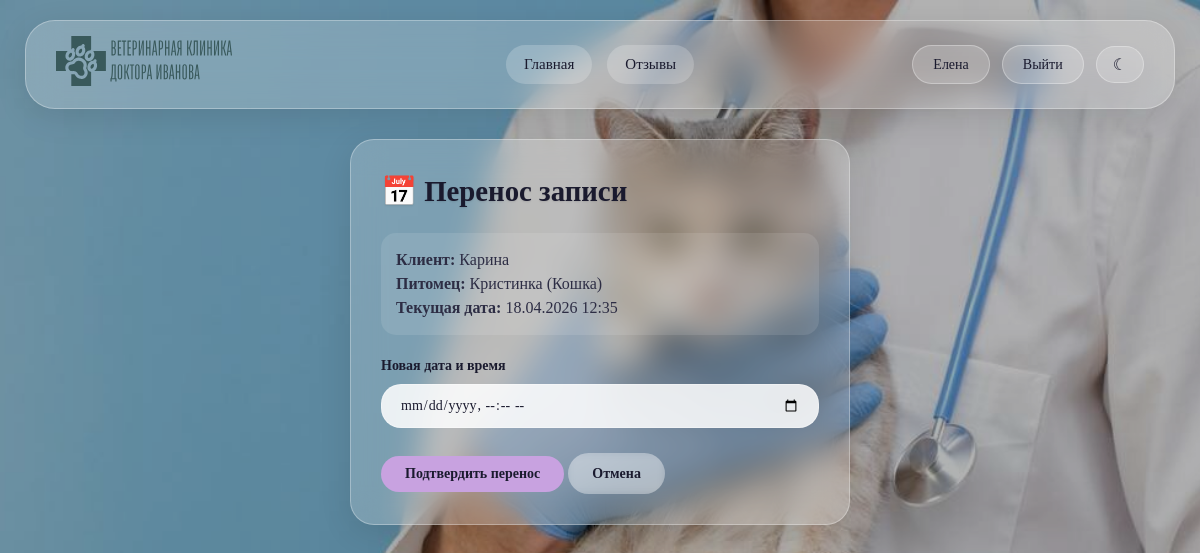
Page /appointment/16/reschedule/ (signed in) on the committed database.
### users/models.py (models this page shows, shortened)
class CustomUser(AbstractUser):
    ROLE_CHOICES = [
        ('CLIENT', 'Клиент'),
        ('DOCTOR', 'Врач'),
        ('ADMIN', 'Администратор'),
    ]
    role = models.CharField(max_length=10, choices=ROLE_CHOICES, default='CLIENT')
    phone = models.CharField(max_length=20, blank=True, verbose_name="Телефон")  # Убрали unique=True
    email = models.EmailField(verbose_name="Email", blank=True)  # Добавили blank=True
    avatar = models.ImageField(upload_to='avatars/', blank=True, null=True)
    class Meta:
        verbose_name = 'Пользователь'
        verbose_name_plural = 'Пользователи'

### main/models.py (models this page shows, shortened)
class Appointment(models.Model):
    STATUS_CHOICES = [
        ('PENDING', 'Ожидает'),
        ('CONFIRMED', 'Подтверждён'),
        ('COMPLETED', 'Проведён'),
        ('CANCELLED', 'Отменён'),
        ('RESCHEDULED', 'Перенесён'),
    ]
    client = models.ForeignKey(CustomUser, on_delete=models.CASCADE, related_name='appointments')
    doctor = models.ForeignKey(CustomUser, on_delete=models.CASCADE, related_name='doctor_appointments',
                               limit_choices_to={'role': 'DOCTOR'})
    pet_name = models.CharField(max_length=100, verbose_name="Кличка питомца")
    pet_type = models.CharField(max_length=50, verbose_name="Вид животного")
    appointment_date = models.DateTimeField(verbose_name="Дата и время приёма")
    symptoms = models.TextField(blank=True, verbose_name="Симптомы")
    status = models.CharField(max_length=20, choices=STATUS_CHOICES, default='PENDING')
    created_at = models.DateTimeField(auto_now_add=True)
    notes = models.TextField(blank=True, verbose_name="Заметки врача")
    class Meta:
        verbose_name = 'Запись на приём'
        verbose_name_plural = 'Записи на приём'
        ordering = ['-appointment_date']

### main/views.py (the view, shortened to what this page needs)
# urls.py: path('appointment/<int:pk>/reschedule/', views.reschedule_appointment, name='reschedule_appointment'),
@login_required
def reschedule_appointment(request, pk):
    appointment = get_object_or_404(Appointment, pk=pk)
    if request.user.role != 'DOCTOR' or appointment.doctor != request.user:
        messages.error(request, 'Только врач может переносить записи')
        return redirect('my_appointments')
    return render(request, 'main/reschedule.html', {'appointment': appointment})

### templates/main/reschedule.html (shortened to what this page needs)
{% extends 'base.html' %}
{% block content %}
<div class="glass-card" style="max-width: 500px; margin: 0 auto;">
    <h2>📅 Перенос записи</h2>
    <div style="margin: 20px 0; padding: 15px; background: rgba(255,255,255,0.1); border-radius: 15px;">
        <p><strong>Клиент:</strong> {{ appointment.client.username }}</p>
        <p><strong>Питомец:</strong> {{ appointment.pet_name }} ({{ appointment.pet_type }})</p>
        <p><strong>Текущая дата:</strong> {{ appointment.appointment_date|date:"d.m.Y H:i" }}</p>
    </div>
    <form method="post">
        <div class="form-group">
            <label>Новая дата и время</label>
            <input type="datetime-local" name="new_date" class="form-control" required>
        </div>
        <button type="submit" class="btn btn-primary">Подтвердить перенос</button>
        <a href="{% url 'my_appointments' %}" class="btn">Отмена</a>
    </form>
</div>
{% endblock %}

### templates/base.html (shortened to what this page needs)
{% load static %}
<!DOCTYPE html>
<html lang="ru">
<head>
    <link rel="stylesheet" href="{% static 'css/style.css' %}">
</head>
<body>
    <header class="header">
        <div class="logo">
            <img id="logoImg" src="{% static 'img/logo_light.svg' %}" alt="Логотип">
        </div>
        <nav class="nav-menu">
            <a href="{% url 'index' %}">Главная</a>
            <a href="{% url 'reviews' %}">Отзывы</a>
        </nav>
        <div class="auth-menu">
            {% if user.is_authenticated %}
                <a href="{% url 'profile' %}">{{ user.username }}</a>
                <a href="{% url 'logout' %}">Выйти</a>
            {% else %}
                <a href="{% url 'login' %}">Вход</a>
                <a href="{% url 'signup' %}">Регистрация</a>
            {% endif %}
        </div>
    </header>
    <main class="container">
        {% block content %}{% endblock %}
    </main>
</body>
</html>

### static/css/style.css (style rules this page uses)
:root { --lilac: #C8A2E0; --light-blue: #A8D8EA; --mint: #98E4D4; --glass-bg: rgba(255, 255, 255, 0.2); --glass-border: rgba(255, 255, 255, 0.3); --glass-shadow: 0 8px 32px rgba(0, 0, 0, 0.1); --text-primary: #1A1A2E; --text-secondary: #2D2D44; --text-muted: #4A4A6A; }
* { margin: 0; padding: 0; box-sizing: border-box; }
body { font-family: 'Georgia', 'Times New Roman', serif; font-size: 16px; line-height: 1.5; min-height: 100vh; background-image: url('../img/bg.jpg'); background-size: cover; background-position: center; background-attachment: fixed; background-repeat: no-repeat; color: var(--text-primary); transition: all 0.3s ease; position: relative; }
body::before { content: ''; position: fixed; top: 0; left: 0; right: 0; bottom: 0; background: rgba(0, 0, 0, 0.3); pointer-events: none; z-index: 0; }
.header, .container, .glass-card, .news-card { position: relative; z-index: 1; }
.header { margin: 20px 25px; padding: 15px 30px; background: var(--glass-bg); backdrop-filter: blur(16px); -webkit-backdrop-filter: blur(16px); border-radius: 30px; border: 1px solid var(--glass-border); box-shadow: var(--glass-shadow); display: flex; align-items: center; justify-content: space-between; flex-wrap: wrap; gap: 20px; transition: all 0.3s ease; }
.logo img { height: 50px; width: auto; }
.nav-menu { display: flex; gap: 15px; flex-wrap: wrap; position: absolute; left: 50%; transform: translateX(-50%); }
.nav-menu a { color: var(--text-primary); text-decoration: none; font-family: 'Georgia', serif; font-size: 15px; padding: 8px 18px; border-radius: 40px; background: rgba(255, 255, 255, 0.2); transition: all 0.3s ease; }
.auth-menu { display: flex; gap: 12px; align-items: center; }
.auth-menu a, .theme-toggle { padding: 8px 20px; border-radius: 40px; background: rgba(255, 255, 255, 0.2); color: var(--text-primary); text-decoration: none; font-family: 'Georgia', serif; font-size: 14px; transition: all 0.3s ease; border: 1px solid var(--glass-border); cursor: pointer; }
.container { max-width: 1400px; margin: 30px auto; padding: 0 25px; }
.glass-card, .news-card { background: var(--glass-bg); backdrop-filter: blur(16px); -webkit-backdrop-filter: blur(16px); border-radius: 24px; border: 1px solid var(--glass-border); box-shadow: var(--glass-shadow); transition: all 0.3s ease; overflow: hidden; }
.glass-card { padding: 30px; }
.glass-card, .news-card { color: var(--text-primary); }
.glass-card p, .news-card p { color: var(--text-secondary); }
h1, h2, h3, h4 { text-shadow: 0 1px 2px rgba(0, 0, 0, 0.1); }
.form-group { margin-bottom: 25px; }
.form-group label { display: block; margin-bottom: 8px; font-family: 'Georgia', serif; font-size: 14px; color: var(--text-primary); font-weight: 600; }
.form-control { width: 100%; padding: 12px 18px; background: rgba(255, 255, 255, 0.85); border: 1px solid var(--glass-border); border-radius: 20px; color: var(--text-primary); font-family: 'Georgia', serif; font-size: 14px; transition: all 0.3s ease; }
.btn { padding: 10px 24px; border: none; border-radius: 40px; font-family: 'Georgia', serif; font-size: 14px; font-weight: 600; cursor: pointer; transition: all 0.3s ease; background: rgba(255, 255, 255, 0.3); color: var(--text-primary); text-decoration: none; display: inline-block; backdrop-filter: blur(4px); }
.btn-primary { background: var(--lilac); color: #1A1A2E; backdrop-filter: none; }
h1, h2, h3, h4 { font-family: 'Georgia', serif; font-weight: 700; color: var(--text-primary); }
h2 { font-size: 1.8em; margin-bottom: 20px; }

### rows in the picture
CustomUser: username "Елена"
Appointment: client.username "Карина", pet_name "Кристинка", pet_type "Кошка", appointment_date "18.04.2026 12:35"
